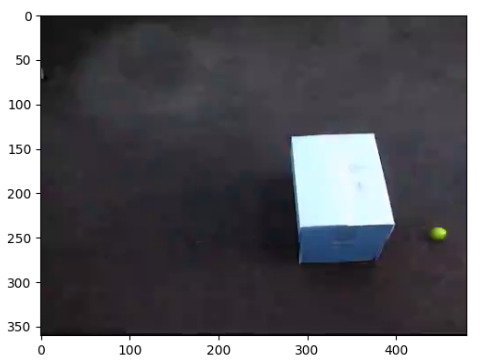
#> input picture ball_images/ball.jpg, 483 x 363 px; its folder holds only this picture in this run
$ python -i template_matching.py   (imports and definitions only)
#> lines starting #> are read from the running program, lines starting #| are printed output that depends on the picture; long printed decimals are rounded; pictures that were not available may be replaced by others from this repository, and a replacement may not be noted
#> in template_match_all_frames, frame is the input picture: shape (363, 483, 3); mean B, G, R 106.2, 101.4, 101.8
import cv2
import numpy as np
import matplotlib.pyplot as plt
# from google.colab.patches import cv2_imshow
from pykalman import KalmanFilter
from matplotlib.patches import Ellipse
import PIL
from PIL import Image
import scipy
from scipy import signal
import matplotlib.patches as patches
import pandas as pd
import time
import sys
import os
from scipy.special import softmax

VIDEO_FILE_NAME = 'singleball.mov'
TEMPLATE_DERIVED_FRAME = 15
TEMPLATE_CROP_COORDS_FOR_FRAME_15 = (73, 251, 25, 22)
TEMPLATE_FILE_PNG = 'ball_template.png'
TEMPLATE_FILE_NPY = 'ball_template.npy'
TEMPLATE_MATCH_METHODS = ['cv2.TM_CCOEFF', 'cv2.TM_CCOEFF_NORMED', 'cv2.TM_CCORR',
                          'cv2.TM_CCORR_NORMED', 'cv2.TM_SQDIFF', 'cv2.TM_SQDIFF_NORMED']
BEST_MATCH_METHOD = ['cv2.TM_CCORR_NORMED']
SAVE_DIRECTORY = 'C:/Users/Cooper/Documents/GitHub/TumorTracking_2nd_ext/Kalman-2/template_comparison_frames/'
PNG_DIRECTORY = 'C:/Users/Cooper/Documents/GitHub/TumorTracking_2nd_ext/Kalman-2/template_match_frames/'
OUTPUT_DIRECTORY = 'C:/Users/Cooper/Documents/GitHub/TumorTracking_2nd_ext/Kalman-2/template_match_frames/video'


# [118 lines left out: functions get_template_match_positions, get_max_and_loc, get_template_match_png, get_frame_np_array, show_frame_np_array, get_template_crop_from_frame and 2 more, not called in this run]


def template_match_use_all_algorithms(target_frame, template_file_name, process_flag, methods, frame_num):
    """Outputs the template match numpy array image, the png image with the bounding box
    and the name of the algorithm used to template match"""
#> called with template_file_name = 'ball_template.png', process_flag = 'np_array', frame_num = 0

    # reads the .png file into a cv2 image
    template_img = cv2.imread(template_file_name, cv2.IMREAD_COLOR)

    # saves the target_frame numpy array to a temp .png file
    target_img_temp = Image.fromarray(target_frame, 'RGB')
    target_img_temp.save('temp_target.png')

    # reads the temp .png target file into a cv2 image
    target_img = cv2.imread('temp_target.png', cv2.IMREAD_COLOR)
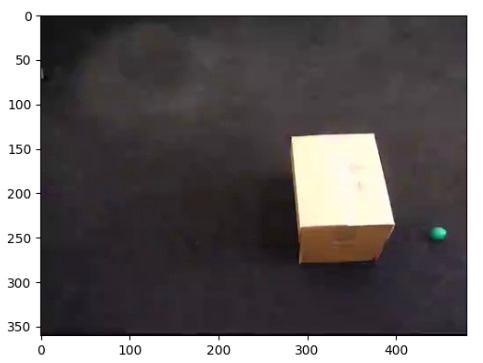
#> target_img: shape (363, 483, 3); mean B, G, R 101.8, 101.4, 106.2

    # c = channels, w = width, h = height
    c, w, h = template_img.shape[::-1]
#> c = 3; w = 483; h = 363

    for match_method in methods:
        # evaluates the string function for the template matching algorithm
        match_method = eval(match_method)

        # creates copy of target image to draw rectangle on
        img_display = target_img.copy()

        if process_flag == 'np_array':
            # reads template .npy file
            template_frame_np = np.load(TEMPLATE_FILE_NPY)

            # template matches off of np arrays
            result = cv2.matchTemplate(
                target_frame.astype(np.float32),
                template_frame_np.astype(np.float32),
                match_method)

            original_file_string = 'template match by: numpy\n'

        elif process_flag == 'png':
            # templates matches the template image to the target image
            result = cv2.matchTemplate(target_img, template_img, match_method)

            original_file_string = 'template match by: .png\n'

        # normalizes the match values to values between 0 and 1
        # cv2.normalize(result, result, 0, 1, cv2.NORM_MINMAX, -1)

        # finds the min and max of result
        _minVal, _maxVal, min_loc, max_loc = cv2.minMaxLoc(result, None)
        print(_maxVal, max_loc)

        # If the method is TM_SQDIFF or TM_SQDIFF_NORMED, take minimum
        if match_method in [cv2.TM_SQDIFF, cv2.TM_SQDIFF_NORMED]:
            top_left = min_loc
        else:
            top_left = max_loc
        bottom_right = (top_left[0] + w, top_left[1] + h)

        # draw bounding box on image copy
        cv2.rectangle(img_display, top_left, bottom_right, (0, 255, 0), 2)

        # extract algorithm name
        method_string = TEMPLATE_MATCH_METHODS[match_method].split('.')[1]

        plt.subplot(121), plt.imshow(result)
        plt.title('Matching Result'), plt.xticks([]), plt.yticks([])
        plt.subplot(122), plt.imshow(img_display)
        plt.title('Detected Point'), plt.xticks([]), plt.yticks([])

        var_str = '\nmin value: {}\n max value: {}\n min loc: {}\n max loc: {}' \
            .format(_minVal, _maxVal, min_loc, max_loc)
        plt.suptitle('frame: ' + str(frame_num) + '\n' + original_file_string + method_string + var_str)
        # plt.savefig(PNG_DIRECTORY + str(frame_num) + '.png', format='png')
        plt.show()
#> this loop made 1 pass; (reads ball_template.npy from the repository)
#> (min_loc, top_left, bottom_right) on pass 1: ((37, 21), (296, 211), (779, 574))
#| 0.8738 (296, 211)
#> pass 1, in template_match_use_all_algorithms, `result = cv2.matchTemplate( target_frame.astype(np.float32), template_..`:
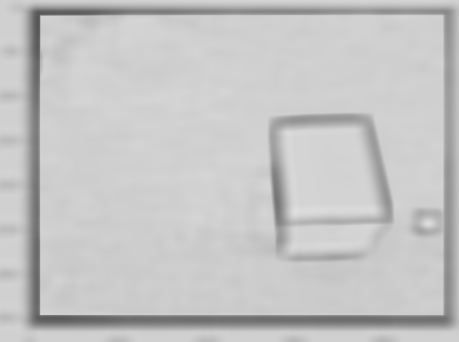
#> result: shape (342, 459) float32; min 0.339, max 0.874, mean 0.773
#> pass 1, in template_match_use_all_algorithms, `plt.show()`:
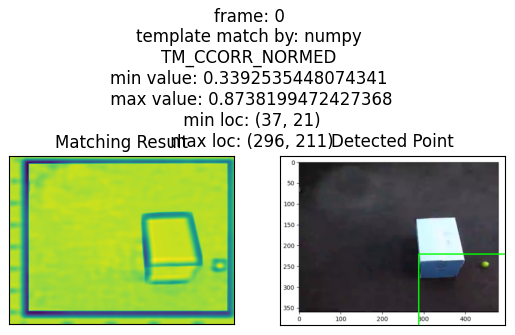
#> figure drawn by matplotlib, 2 panels


# [42 lines left out: function write_movie, not called in this run]


def template_match_all_frames(file_name):
    """Template matches all frames in a video file"""
    capture_object = cv2.VideoCapture(file_name)

    if not capture_object.isOpened():
        print("Error opening video stream or file")
    frame_num = 0

    while capture_object.isOpened():
        ret, frame = capture_object.read()
        if frame is not None:
            template_match_use_all_algorithms(frame, TEMPLATE_FILE_PNG, 'np_array', BEST_MATCH_METHOD, frame_num)
            # max_and_loc = get_max_and_loc(frame, TEMPLATE_FILE_NPY, 'cv2.TM_CCORR_NORMED')
            # print(frame_num, max_and_loc)
            print(frame_num)
            frame_num += 1
            # time.sleep(.100)
        else:
            continue

    # When everything done, release the video capture object
    capture_object.release()
    # Closes all the frames
    cv2.destroyAllWindows()


# [82 lines left out: functions get_max_and_max_loc_whole_file, plot_coords, get_softmax_frame, test_get_softmax_frame, not called in this run]


def run_tests():
    """tests all the functions"""
    # [32 lines of commented-out code are left out]

>>> result = template_match_all_frames('ball_images/ball.jpg')
